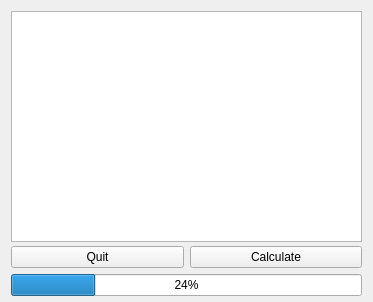
<?xml version="1.0" encoding="UTF-8"?>
<ui version="4.0">
 <class>MainWindow</class>
 <widget class="QMainWindow" name="MainWindow">
  <property name="geometry">
   <rect>
    <x>0</x>
    <y>0</y>
    <width>373</width>
    <height>302</height>
   </rect>
  </property>
  <property name="windowTitle">
   <string>MazeSolve</string>
  </property>
  <widget class="QWidget" name="centralWidget">
   <property name="toolTipDuration">
    <number>3</number>
   </property>
   <layout class="QGridLayout" name="gridLayout">
    <property name="bottomMargin">
     <number>6</number>
    </property>
    <item row="0" column="0">
     <layout class="QVBoxLayout" name="verticalLayout">
      <property name="spacing">
       <number>4</number>
      </property>
      <property name="bottomMargin">
       <number>0</number>
      </property>
      <item>
       <widget class="QGraphicsView" name="graphicsView"/>
      </item>
      <item>
       <layout class="QHBoxLayout" name="horizontalLayout">
        <property name="bottomMargin">
         <number>0</number>
        </property>
        <item>
         <widget class="QPushButton" name="quitButton">
          <property name="sizePolicy">
           <sizepolicy hsizetype="Minimum" vsizetype="Fixed">
            <horstretch>0</horstretch>
            <verstretch>0</verstretch>
           </sizepolicy>
          </property>
          <property name="text">
           <string>Quit</string>
          </property>
         </widget>
        </item>
        <item>
         <widget class="QPushButton" name="calcButton">
          <property name="sizePolicy">
           <sizepolicy hsizetype="Minimum" vsizetype="Fixed">
            <horstretch>0</horstretch>
            <verstretch>0</verstretch>
           </sizepolicy>
          </property>
          <property name="text">
           <string>Calculate</string>
          </property>
         </widget>
        </item>
       </layout>
      </item>
     </layout>
    </item>
    <item row="1" column="0">
     <widget class="QProgressBar" name="progressBar">
      <property name="value">
       <number>24</number>
      </property>
     </widget>
    </item>
   </layout>
  </widget>
 </widget>
 <layoutdefault spacing="6" margin="11"/>
 <resources/>
 <connections/>
</ui>
